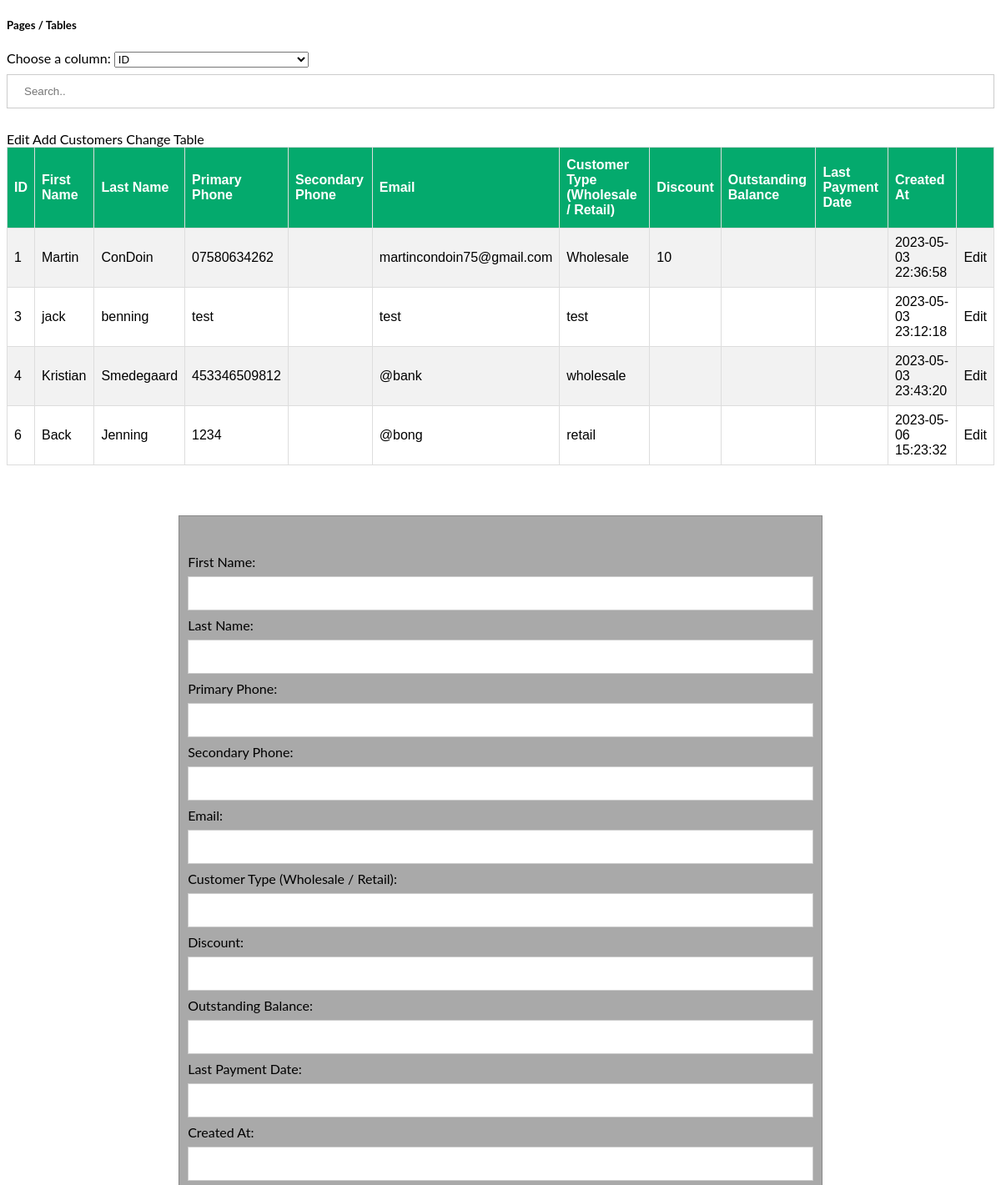
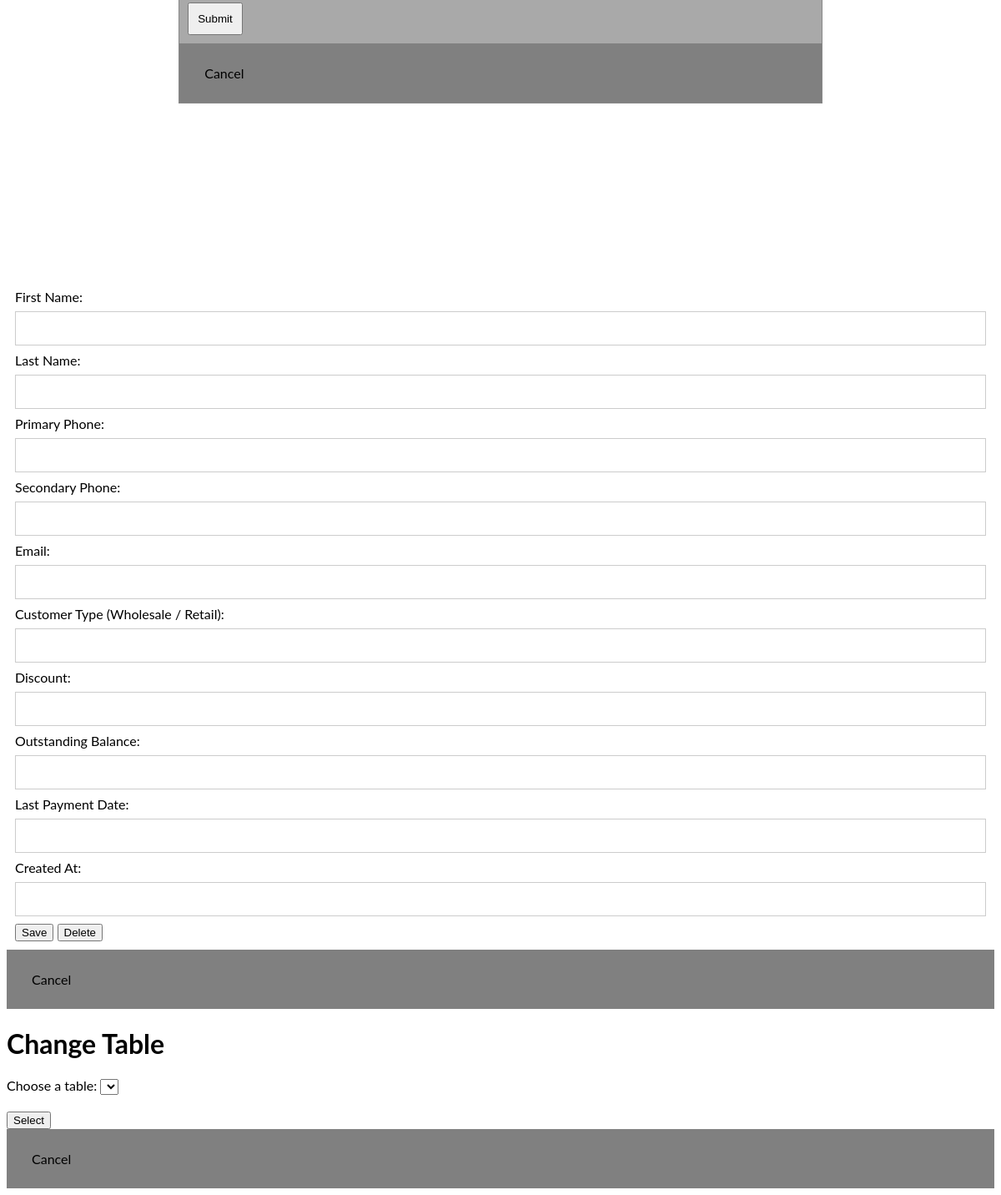
The page /view.php on the database its author committed (2 pictures, top to bottom).
### tables this page shows
CREATE TABLE `customers` (
  `id` int NOT NULL AUTO_INCREMENT COMMENT 'ID',
  `forename` varchar(255) NOT NULL COMMENT 'First Name',
  `surname` varchar(255) NOT NULL COMMENT 'Last Name',
  `phone_number_primary` varchar(20) NOT NULL COMMENT 'Primary Phone',
  `phone_number_secondary` varchar(20) DEFAULT NULL COMMENT 'Secondary Phone',
  `email` varchar(255) NOT NULL COMMENT 'Email',
  `customer_type` varchar(255) NOT NULL COMMENT 'Customer Type (Wholesale / Retail)',
  `discount` int DEFAULT NULL COMMENT 'Discount',
  `outstanding_balance` int DEFAULT NULL COMMENT 'Outstanding Balance',
  `last_payment_date` timestamp NULL DEFAULT NULL COMMENT 'Last Payment Date',
  `created_at` timestamp NOT NULL DEFAULT (now()) COMMENT 'Created At',
  PRIMARY KEY (`id`)
);

### view.php (the view, shortened to what this page needs)
<?php
    if (!isset($_SESSION["current_table"])) {
      $tableName = "customers";
    } else {
      $tableName = $_SESSION["current_table"];
    }
    require 'dbh.php';
    $query = $conn->query('SHOW FULL COLUMNS FROM '. $tableName);
    $clearNames = array();
    $fieldNames = array();
    $formFields = array();
    while($row = $query->fetch_assoc()) {
        $clearNames[] = $row['Comment'];
        $fieldNames[] = $row['Field'];
        if ($row['Extra'] == null)
        {
          $formFields[] = $row['Comment'];
        }
    }
    $query = $conn->query('SELECT * FROM '. $tableName);
    $rows = $query->fetch_all(MYSQLI_ASSOC);
    $query = $conn->query('SHOW TABLES;');
    $tables = $query->fetch_all(MYSQLI_ASSOC);
?>
<!DOCTYPE html>
<html>
<head>
  <link rel="stylesheet" href="styles.css">
</head>
<body>
    <div class="main main-content">
      <h5>Pages / Tables</h5>
      <label for="column_select">Choose a column:</label>
        <select id="column_select">
          <?php foreach($clearNames as $key => $value): ?>
            <option value="<?php echo($key); ?>"><?php echo(ucfirst($clearNames[$key])); ?></option>
          <?php endforeach; ?>
        </select>
        <input type="text" id="filter" onkeyup="filterTable()" placeholder="Search.." title="Type in a category">
      <br><br>
      <a onclick="editMode()">Edit</a>
      <a onclick="document.getElementById('id02').style.display='block'">Add <?php echo(ucfirst($tableName)); ?></a>
      <a onclick="document.getElementById('changeTable').style.display='block'">Change Table</a>
      <table id="tableView">
          <tr>
            <?php foreach($clearNames as $key => $value): ?>
              <th onclick="sortTable(<?php echo $key; ?>)"><?php echo $clearNames[$key]; ?></th>
            <?php endforeach; ?>
            <th></th>
          </tr>
          <?php foreach($rows as $key => $row): ?>
              <tr>
                  <?php foreach($fieldNames as $fieldName): ?>
                      <td><?php echo $rows[$key][$fieldName]; ?></td>
                  <?php endforeach; ?>
                  <td onclick="displayEditForm(<?php echo($key); ?>)">Edit</td>
              </tr>
          <?php endforeach; ?>
      </table>
    </div>
    <div id="id02" class="popupForm">
      <form class="addForm-content animate" action="./manageData.php" method="post">
        <div class="container" id="addForm">
          <br>
          <?php foreach($formFields as $key => $value): ?>
              <label><?php echo "$formFields[$key]: "; ?></label>
              <br>
              <input id="<?php echo str_replace(' ', '', $formFields[$key]); ?>" type="text" name="<?php echo($fieldNames[$key + 1]); ?>">
          <?php endforeach; ?>
          <div class="buttons">
            <button class="buttons" type="submit" name="add">Submit</button>
          </div>
        </div>
        <div class="container" style="background-color: rgb(128, 128, 128);">
          <p>Cancel</p>
        </div>
      </form>
    </div>
    <div id="id03" class="popupForm">
      <form class="popupForm-content animate" action="./manageData.php" method="post">
        <div class="container" id="editForm">
          <br>
          <?php foreach($formFields as $key => $value): ?>
              <label><?php echo "$formFields[$key]: "; ?></label>
              <br>
              <input id="<?php echo strtoupper(str_replace(' ', '', $formFields[$key]))."_edit"; ?>" type="text" name="<?php echo $fieldNames[$key + 1];?>" value="">
          <?php endforeach; ?>
          <div class="buttons">
            <button class="buttons" type="submit" name="append">Save</button>
            <button class="buttons" type="submit" name="delete">Delete</button>
          </div>
        </div>
        <div class="container" style="background-color: rgb(128, 128, 128);">
          <p onclick=hideForm(this);>Cancel</p>
        </div>
      </form>
    </div>
    <div id="changeTable" class="popupForm">
      <form class="popupForm-content animate" action="./manageData.php" method="post">
        <h1>Change Table</h1>
        <label for="table">Choose a table:</label>
        <select id="table" name="table_name">
          <?php foreach($tables as $table): ?>
            <option value="<?php echo($table["Tables_in_hellenic"]); ?>"><?php echo(ucfirst($table["Tables_in_hellenic"])); ?></option>
          <?php endforeach; ?>
        </select>
        <br><br>
        <button class="buttons" type="submit" name="change_table">Select</button>
        <div class="container" style="background-color: rgb(128, 128, 128);">
          <p onclick=hideForm(this);>Cancel</p>
        </div>
      </form>
    </div>
</body>
</html>

### css/styles.css (style rules this page uses)
body { font-family: "Lato", sans-serif; }
.addForm-content button { padding: 10px; }
.addForm-content { background-color: darkgrey; margin: 5% auto 15% auto; border: 1px solid #888; width: 65%; }
.animate { -webkit-animation: animatezoom 0.8s; animation: animatezoom 0.8s }
.container { padding: 10px; }
.container p { padding-left: 20px; padding-right: 20px; display: inline-block; }
input[type=text], input[type=password] { width: 100%; padding: 12px 20px; margin: 8px 0; display: inline-block; border: 1px solid #ccc; box-sizing: border-box; }
#tableView { font-family: Arial, Helvetica, sans-serif; border-collapse: collapse; width: 100%; }
#tableView td, #tableView th { border: 1px solid #ddd; padding: 8px; }
#tableView tr:nth-child(even) { background-color: #f2f2f2; }
#tableView th { padding-top: 12px; padding-bottom: 12px; text-align: left; background-color: #04AA6D; color: white; }

### rows shown on the page
customers: id "1", forename "Martin", surname "ConDoin", phone_number_primary "07580634262", email "martincondoin75@gmail.com", customer_type "Wholesale", discount "10", created_at "2023-05-03 22:36:58"
customers: id "3", forename "jack", surname "benning", phone_number_primary "test", email "test", customer_type "test", created_at "2023-05-03 23:12:18"
customers: id "4", forename "Kristian", surname "Smedegaard", phone_number_primary "453346509812", email "@bank", customer_type "wholesale", created_at "2023-05-03 23:43:20"
customers: id "6", forename "Back", surname "Jenning", phone_number_primary "1234", email "@bong", customer_type "retail", created_at "2023-05-06 15:23:32"

### other values the page prints
$tableName "Customers"
$clearNames[$key] "ID"
$clearNames[$key] "First Name"
$clearNames[$key] "Last Name"
$clearNames[$key] "Primary Phone"
$clearNames[$key] "Secondary Phone"
$clearNames[$key] "Email"
$clearNames[$key] "Customer Type (Wholesale / Retail)"
$clearNames[$key] "Discount"
$clearNames[$key] "Outstanding Balance"
$clearNames[$key] "Last Payment Date"
$clearNames[$key] "Created At"
$formFields[$key] "First Name"
$formFields[$key] "Last Name"
$formFields[$key] "Primary Phone"
